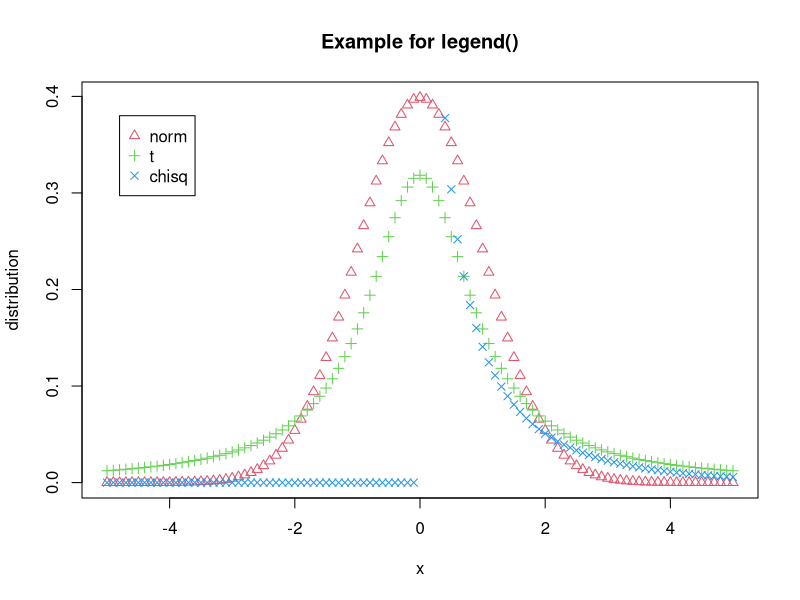

Recreate this plot in R.
x       <- seq(-5, 5, 0.1)

y_norm  <- dnorm (x)
y_t     <- dt    (x,  1)
y_chisq <- dchisq(x,  0.5)

x11()

plot  (x, y_norm   , pch=2, col=2, xlab="x", ylab="distribution", main="Example for legend()")
points(x, y_t      , pch=3, col=3)
points(x, y_chisq  , pch=4, col=4)

legend(-4.8, 0.38, c("norm", "t", "chisq"), col=c(2,3,4), pch=c(2,3,4))

z <- locator(1) # wait for mouse click or enter pressed
